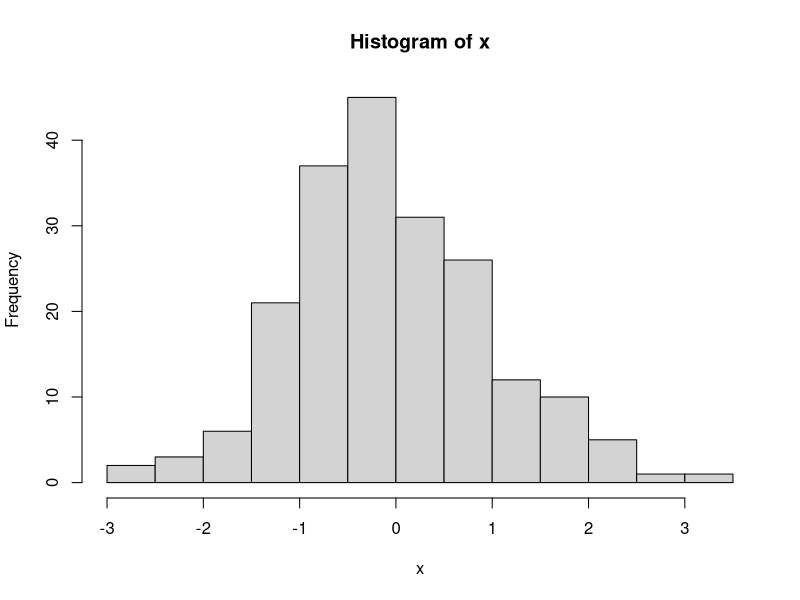
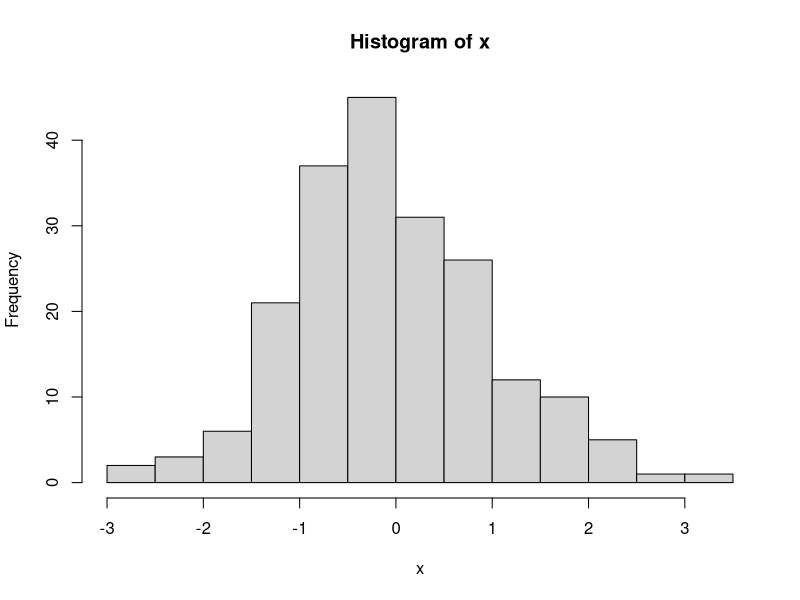

These figures' R source, in order:
my.display <- function(x, display = FALSE, type = "", prob = TRUE) {
	#type = 'hist' || 'density'
	if (display & type == "") {
		return(cat("Please specify type as either hist or density"))
	} else if (display & type == 'hist') {
		return(hist(x, freq = prob))
	} else if (display & type == 'density') {
		return(density(x))
	} else {
		#return('N args specified')
		median(x)
	}
	#cat('summary of input:\n', summary(x))
}
set.seed(1234)
my.data<-rnorm(200)
my.display(my.data)
my.display(my.data,display=TRUE,type="hist")
my.display(my.data,display=TRUE,type="hist",prob=TRUE)
my.display(my.data,display=TRUE,type="density")
my.display(my.data,display=TRUE)
